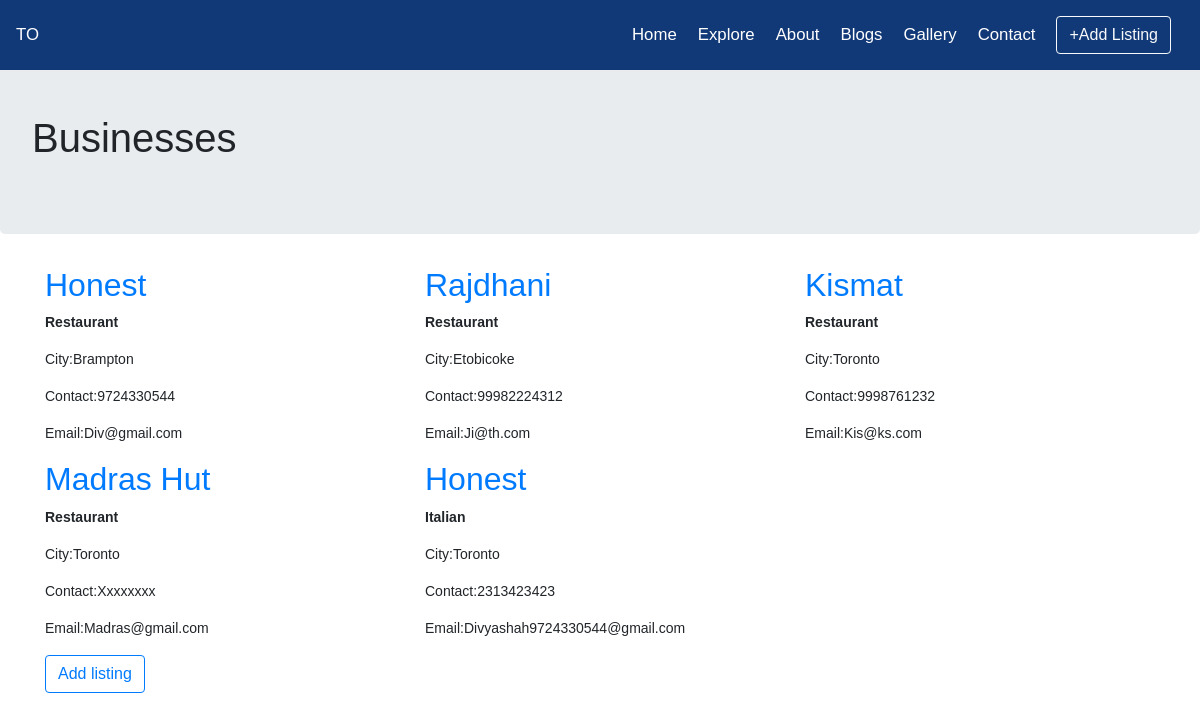
The app's page /Divyalisting/listingdisplay.php with its own data.
### tables this page shows
CREATE TABLE `businesses` (
  `ID` int(11) NOT NULL,
  `listing_name` varchar(20) NOT NULL,
  `listing_category` varchar(20) NOT NULL,
  `listing_city` varchar(20) NOT NULL,
  `listing_contact` varchar(50) DEFAULT NULL,
  `listing_email` varchar(50) NOT NULL,
  `published` tinyint(1) NOT NULL,
  `listing_featured` tinyint(1) NOT NULL
);

### Divyalisting/listingdisplay.php (the view, shortened to what this page needs)
<?php
include "header.php";
?>
<div class="jumbotron">
    <div class="containerH">
      <h1>Businesses</h1>
        </div>
    </div>
<html>
<body>
<div class="container">
  <div class="row">
<?php
        $con = mysqli_connect('127.0.0.1','root','');
        $sql = "select * from businesses";
        $records= mysqli_query($con,$sql);
        while ($row = mysqli_fetch_array($records))
        {
          echo "<div class='col-md-4 col-xs-6'>";
          echo "<h2><a href='listingpage.php?listing_id=" .$row['ID'] . "'>". ucfirst($row['listing_name']) ."</a></h2><div>";
          echo "<p><strong>". ucfirst($row['listing_category']) ."</strong></p>";
          echo "<p>City:". ucfirst($row['listing_city']) ."</p>";
          echo "<p>Contact:". ucfirst($row['listing_contact']) ."</p>";
          echo "<p>Email:". ucfirst($row['listing_email']) ."</p></div></div>";
        }
?>
</div>
<button type="button" class="btn btn-outline-primary"><a href="listingform.html">Add listing</a></button>
</div>
</body>
</html>

### Divyalisting/upload_image/css/style.css (style rules this page uses)
body { font-family:Arial, Helvetica, sans-serif; font-size:14px; }
.containerH { padding-top: 50px; }

### records on screen
businesses: listing_name "Honest", listing_category "Restaurant", listing_city "Brampton", listing_contact "9724330544", listing_email "Div@gmail.com"
businesses: listing_name "Rajdhani", listing_category "Restaurant", listing_city "Etobicoke", listing_contact "99982224312", listing_email "Ji@th.com"
businesses: listing_name "Kismat", listing_category "Restaurant", listing_city "Toronto", listing_contact "9998761232", listing_email "Kis@ks.com"
businesses: listing_name "Madras Hut", listing_category "Restaurant", listing_city "Toronto", listing_contact "Xxxxxxxx", listing_email "Madras@gmail.com"
businesses: listing_name "Honest", listing_category "Italian", listing_city "Toronto", listing_contact "2313423423", listing_email "Divyashah9724330544@gmail.com"
